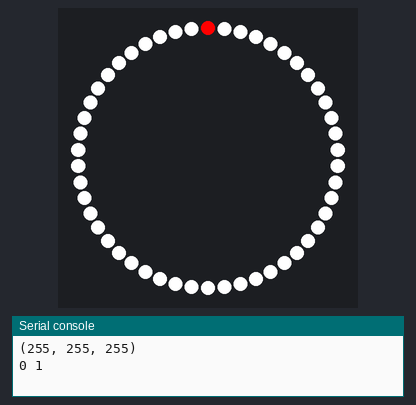
The program below on a simulated Circuit Playground running CircuitPython. Parts: 50 RGB LEDs in a ring, first at the top, clockwise, the last lines printed to the serial console.

Above: at 0.01 s.
At 19.91 s:
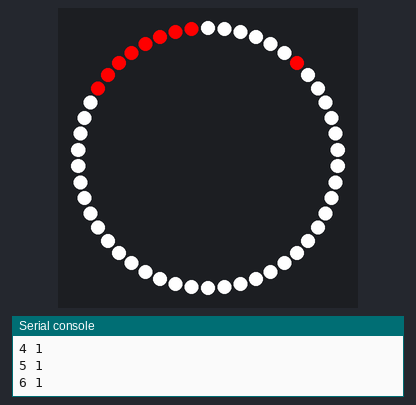
At 39.92 s:
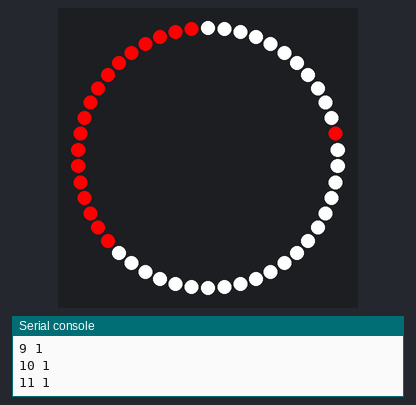

The program:

Christmas_Lights.py
```python
# Circuit Playground NeoPixel
import time
import board
import neopixel

def movingPix(start,stop,color, delay):
    prevColor = pixels[start]
    print(prevColor)
    step = 1
    if start>stop:
        step = -1
    for i in range(start, stop):
        print(i,step)
        if i == start:
            pixels[i] = color
            pixels.show()
            time.sleep(delay)
        else:
            pixels[i] = color
            pixels[i-step] = prevColor
            pixels.show()
            time.sleep(delay)
    return()


pixCount = 50
RED = (255, 0, 0)
YELLOW = (255, 150, 0)
GREEN = (0, 255, 0)
CYAN = (0, 255, 255)
BLUE = (0, 0, 255)
PURPLE = (180, 0, 255)
WHITE = (255, 255, 255)
OFF = (0, 0, 0)
startColor = WHITE

pixels = neopixel.NeoPixel(board.A1, pixCount, brightness=1, auto_write=False)

# choose which demos to play
# 1 means play, 0 means don't!
color_chase_demo = 1
flash_demo = 1
rainbow_demo = 1
rainbow_cycle_demo = 1

#Start with specific color filled (or none)
pixels.fill(startColor)
pixels.show()

#movingPix(0, pixCount, RED, 0.5)

#Start looping up colors
for travellingColor in (RED,BLUE,GREEN):
    for i in range(pixCount,0,-1):
        movingPix(0, i, travellingColor, 0.05)
```
